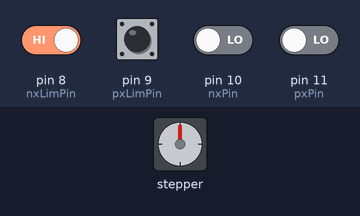
Recording of a sketch running on a simulated Arduino Uno, built with avr-gcc and run on an emulated ATmega328P. On the bench: stepper motor. Wiring (inferred from the names in the program): stepper motor driver (200 steps per turn assumed): step pin 3; direction pin 2. The test bench sets the inputs (shaded band); at power-on: pin 8 (nxLimPin), pin 9 (pxLimPin) HIGH, pin 10 (nxPin), pin 11 (pxPin) LOW.

Above: at 1.2 s.
1.3 s: pin 8 (nxLimPin) driven LOW and pin 10 (nxPin) driven HIGH
At 1.8 s:
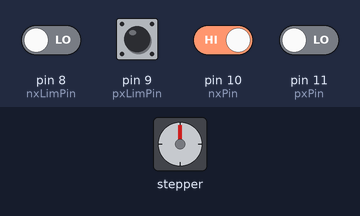
4.3 s: pin 8 (nxLimPin) driven HIGH
5.8 s: pin 8 (nxLimPin) driven LOW
At 6.8 s:
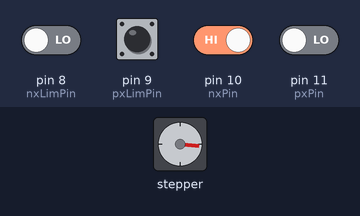
8.8 s: pin 10 (nxPin) driven LOW
10.3 s: pin 10 (nxPin) driven HIGH
At 11.0 s:
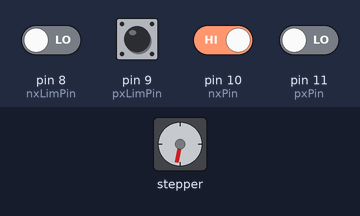
13.3 s: pin 8 (nxLimPin) driven HIGH
At 14.5 s:
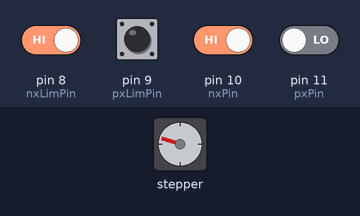
Timing chart, 0 to 15.8 s (numbered marks = the images above; inputs shaded):
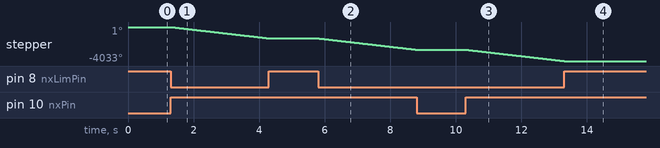

Measured:
- after the input at 1.3 s, stepper: keeps turning counter-clockwise at about 448°/s, starting at once
- after the input at 5.8 s, stepper: keeps turning counter-clockwise at about 448°/s, starting at once
- after the input at 10.3 s, stepper: keeps turning counter-clockwise at about 448°/s, starting at once

The sketch:

TOA_STEPPER_X_0.1.ino
```cpp
// Define pin connections
const int dirPin = 2;
const int stepPin = 3;
const int nxLimPin = 8;
const int pxLimPin = 9;
const int nxPin = 10;
const int pxPin = 11;
  int px = 0;
  int nx = 0;
  int nxLim = 0;
  int pxLim = 0;
void setup()
{
  // Declare pins
  pinMode(stepPin, OUTPUT);
  pinMode(dirPin, OUTPUT);

  pinMode(nxLimPin, INPUT);
  pinMode(pxLimPin, INPUT);
  pinMode(nxPin, INPUT);
  pinMode(pxPin, INPUT);


}
void loop()
{

 px = digitalRead(pxPin);
 nx = digitalRead(nxPin);
 pxLim = digitalRead(pxLimPin);
 nxLim = digitalRead(nxLimPin);

//Check if +x is pressed, check if limit switch is pressed, Spin motor if limit isn't hit
  for(int i = 0; px == HIGH && pxLim == LOW; px = digitalRead(pxPin)){


  // Set motor direction +x (clockwise spin)
  digitalWrite(dirPin, HIGH);


    //Spin Motor
    digitalWrite(stepPin, HIGH);
    delayMicroseconds(2000);
    digitalWrite(stepPin, LOW);
    delayMicroseconds(2000);

    //read limit switch
    pxLim = digitalRead(pxLimPin);

  }


 //Check if -x is pressed, check if limit switch is pressed, Spin motor if limit isn't hit
  for(int i = 0; nx == HIGH && nxLim == LOW; nx = digitalRead(nxPin)){


  // Set motor direction -x (counterclockwise spin)
  digitalWrite(dirPin, LOW);


    //Spin Motor
    digitalWrite(stepPin, HIGH);
    delayMicroseconds(2000);
    digitalWrite(stepPin, LOW);
    delayMicroseconds(2000);

    //read limit switch
    nxLim = digitalRead(nxLimPin);

  }}
```
